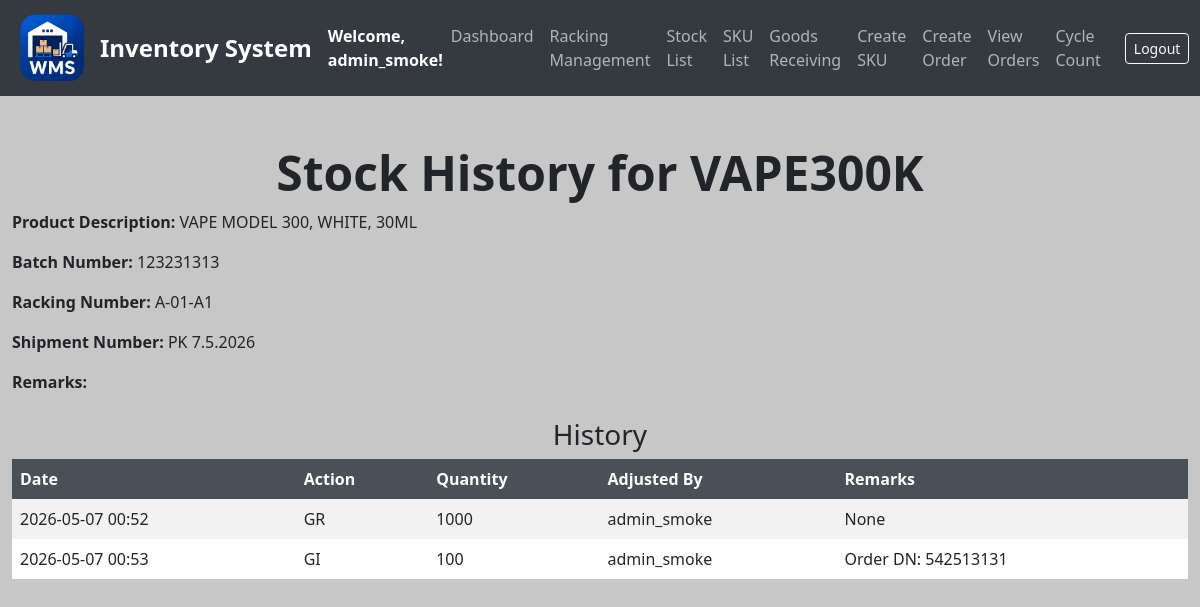
/stock-history/1 (signed in), run on the app's committed database.
### models.py (models this page shows, shortened)
class User(UserMixin, db.Model):
    __tablename__ = 'users'
    id = db.Column(db.Integer, primary_key=True)
    username = db.Column(db.String(80), unique=True, nullable=False)
    email = db.Column(db.String(120), unique=True, nullable=False)
    password = db.Column(db.String(200), nullable=False)
    date_created = db.Column(db.DateTime, default=get_local_time)
    last_login = db.Column(db.DateTime, nullable=True)
    is_active = db.Column(db.Boolean, default=True)
    is_approved = db.Column(db.Boolean, default=False)
    is_admin = db.Column(db.Boolean, default=False)
    can_create_racking = db.Column(db.Boolean, default=False)
    can_create_stock = db.Column(db.Boolean, default=False)
    can_create_order = db.Column(db.Boolean, default=False)
    can_transfer_stock = db.Column(db.Boolean, default=False)
    can_transfer_batch = db.Column(db.Boolean, default=False)
    can_mass_transfer = db.Column(db.Boolean, default=False)
    can_bulk_transfer = db.Column(db.Boolean, default=False)
    can_add_sku = db.Column(db.Boolean, default=False)
    can_view_orders = db.Column(db.Boolean, default=False)  # ← new
    can_cycle_count = db.Column(db.Boolean, default=False)  # ← new

class SKU(db.Model):
    __tablename__ = 'sku_list'
    id = db.Column(db.Integer, primary_key=True)
    material_number = db.Column(db.String(50), unique=True, nullable=False)
    product_description = db.Column(db.String(200), nullable=False)
    pack_size_id = db.Column(db.Integer, db.ForeignKey('pack_sizes.id'), nullable=False)
    weight = db.Column(db.Float, nullable=False)
    pack_size = db.relationship('PackSize', backref='skus', lazy=True)  # Establish relationship

class Stock(db.Model):
    __tablename__ = 'stock'
    id = db.Column(db.Integer, primary_key=True)
    sku_id = db.Column(db.Integer, db.ForeignKey('sku_list.id'), nullable=False)  # Foreign key reference to SKU
    sku = db.relationship('SKU', backref='stocks', lazy=True)  # Add relationship to SKU
    quantity = db.Column(db.Integer, default=0, nullable=False)
    batch_number = db.Column(db.String(100), nullable=True)
    shipment_number = db.Column(db.String(100), nullable=True)
    racking_number = db.Column(db.String(100), nullable=True)
    remarks = db.Column(db.String(255), nullable=True)
    timestamp = db.Column(db.DateTime, default=get_local_time)  # New timestamp column

class StockHistory(db.Model):
    __tablename__ = 'stock_history'
    id = db.Column(db.Integer, primary_key=True)
    stock_id = db.Column(db.Integer, db.ForeignKey('stock.id'), nullable=False)
    stock = db.relationship('Stock', backref=db.backref('history', lazy=True))
    change_type = db.Column(db.String(50), nullable=False)  # "GR" or "GI"
    quantity = db.Column(db.Integer, nullable=False)
    username = db.Column(db.String(50), nullable=False)
    timestamp = db.Column(db.DateTime, default=get_local_time)  # Track when the change was made
    remarks = db.Column(db.String(255), nullable=True)

### app.py (the view)
@app.route('/stock-history/<int:stock_id>', methods=['GET'])
@login_required
def stock_history(stock_id):
    stock = Stock.query.get_or_404(stock_id)
    history = StockHistory.query.filter_by(stock_id=stock_id).all()
    return render_template('stock_history.html', stock=stock, history=history)

### app.py (called while the page is built)
@login_manager.user_loader
def load_user(user_id):
    return db.session.get(User, int(user_id))

### templates/stock_history.html (shortened to what this page needs)
{% extends "base.html" %}
{% block content %}
<div class="container mt-5">
    <h1 class="text-center">Stock History for {{ stock.sku.material_number }}</h1>
    <div class="mb-4">
        <p><strong>Product Description:</strong> {{ stock.sku.product_description }}</p>
        <p><strong>Batch Number:</strong> {{ stock.batch_number }}</p>
        <p><strong>Racking Number:</strong> {{ stock.racking_number }}</p>
        <p><strong>Shipment Number:</strong> {{ stock.shipment_number }}</p>
        <p><strong>Remarks:</strong> {{ stock.remarks }}</p>
    </div>
    <h3 class="text-center">History</h3>
    <div class="table-responsive">
        <table class="table table-borderless table-striped align-middle">
            <thead class="table-dark">
                <tr>
                    <th>Date</th>
                    <th>Action</th>
                    <th>Quantity</th>
                    <th>Adjusted By</th>
                    <th>Remarks</th>
                </tr>
            </thead>
            <tbody>
                {% for record in history %}
                <tr>
                    <td>{{ record.timestamp.strftime('%Y-%m-%d %H:%M') }}</td>
                    <td>{{ record.change_type }}</td>
                    <td>{{ record.quantity }}</td>
                    <td>{{ record.username }}</td>
                    <td>{{ record.remarks }}</td>
                </tr>
                {% endfor %}
            </tbody>
        </table>
    </div>
</div>
</body>
</html>
{% endblock %}

### templates/base.html (shortened to what this page needs)
<!DOCTYPE html>
<html lang="en">
<head>
    <link href="https://cdn.jsdelivr.net/npm/bootstrap@5.3.0/dist/css/bootstrap.min.css" rel="stylesheet">
</head>
<body>
<nav class="navbar navbar-expand-lg navbar-dark">
    <div class="container-fluid">
        <img src="{{ url_for('static', filename='logo_.png') }}" alt="Logo" width="80" height="80" class="me-2">
        <a class="navbar-brand" href="/">Inventory System</a>
        <strong class="text-white">Welcome, {{ current_user.username }}!</strong>
        <div class="collapse navbar-collapse" id="navbarNav">
            <ul class="navbar-nav ms-auto">
                <li class="nav-item"><a class="nav-link" href="/dashboard">Dashboard</a></li>
                {% if current_user.is_admin or current_user.can_create_racking %}
                <li class="nav-item"><a class="nav-link" href="/create_racking">Racking Management</a></li>
                {% endif %}
                <li class="nav-item"><a class="nav-link" href="/stocks">Stock List</a></li>
                <li class="nav-item"><a class="nav-link" href="/sku-list">SKU List</a></li>
                {% if current_user.is_admin or current_user.can_create_stock %}
                <li class="nav-item"><a class="nav-link" href="/create-stock">Goods Receiving</a></li>
                {% endif %}
                {% if current_user.is_admin or current_user.can_add_sku %}
                <li class="nav-item"><a class="nav-link" href="/add-sku">Create SKU</a></li>
                {% endif %}
                {% if current_user.is_admin or current_user.can_create_order %}
                <li class="nav-item"><a class="nav-link" href="/create-order">Create Order</a></li>
                {% endif %}
                {% if current_user.is_admin or current_user.can_view_orders %}
                <li class="nav-item"><a class="nav-link" href="/orders">View Orders</a></li>
                {% endif %}
                {% if current_user.is_admin or current_user.can_cycle_count %}
                <li class="nav-item"><a class="nav-link" href="/cycle-count">Cycle Count</a></li>
                {% endif %}
            </ul>
            <form class="d-flex ms-3" action="{{ url_for('logout') }}" method="POST">
                <button class="btn btn-sm btn-outline-light" type="submit">Logout</button>
            </form>
        </div>
    </div>
</nav>
{% block content %}{% endblock %}
</body>
</html>

### data on the page
User: username "admin_smoke"
SKU: sku.material_number "VAPE300K", sku.product_description "VAPE MODEL 300, WHITE, 30ML"
Stock: batch_number "123231313", racking_number "A-01-A1", shipment_number "PK 7.5.2026"
StockHistory: timestamp "2026-05-07 00:52", change_type "GR", quantity "1000", username "admin_smoke", remarks "None"
StockHistory: timestamp "2026-05-07 00:53", change_type "GI", quantity "100", username "admin_smoke", remarks "Order DN: 542513131"
